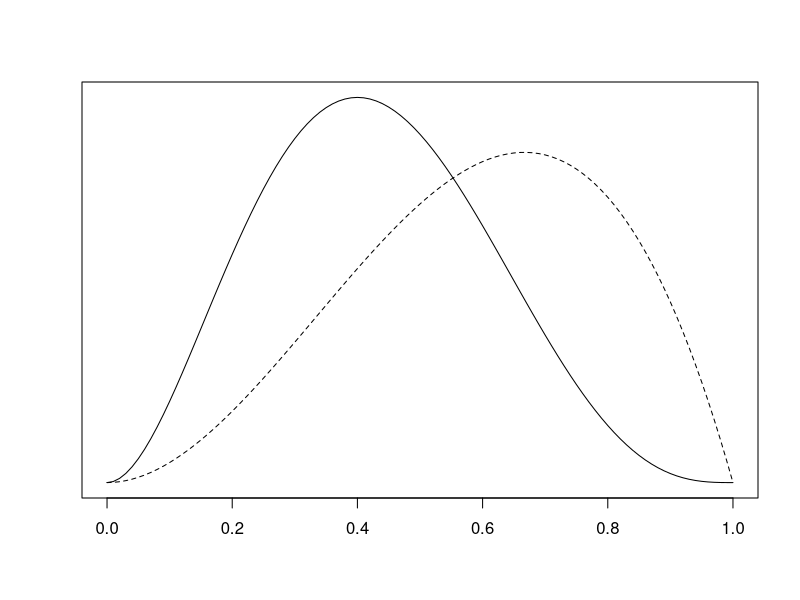

Reproduce this figure in R.
## ---- chunk 1
curve(dbeta(x, 3, 4), 0, 1, ylab = "", xlab = "", yaxt = "n")
curve(dbeta(x, 3, 2), 0, 1, ylab = "", xlab = "", yaxt = "n", lty = 2, add = TRUE)
